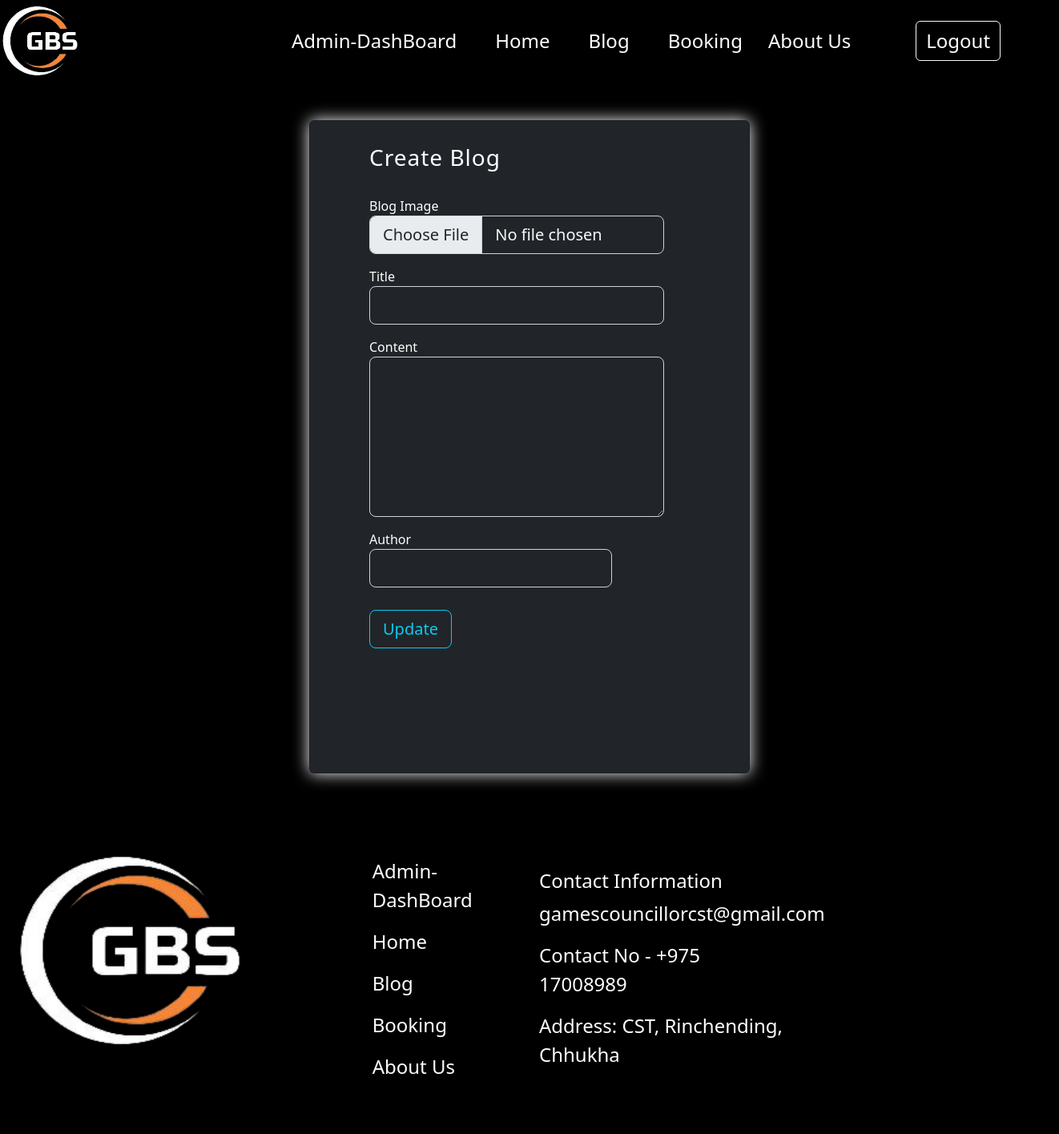
Before: /editBlog/3 (signed in) with the older database file.
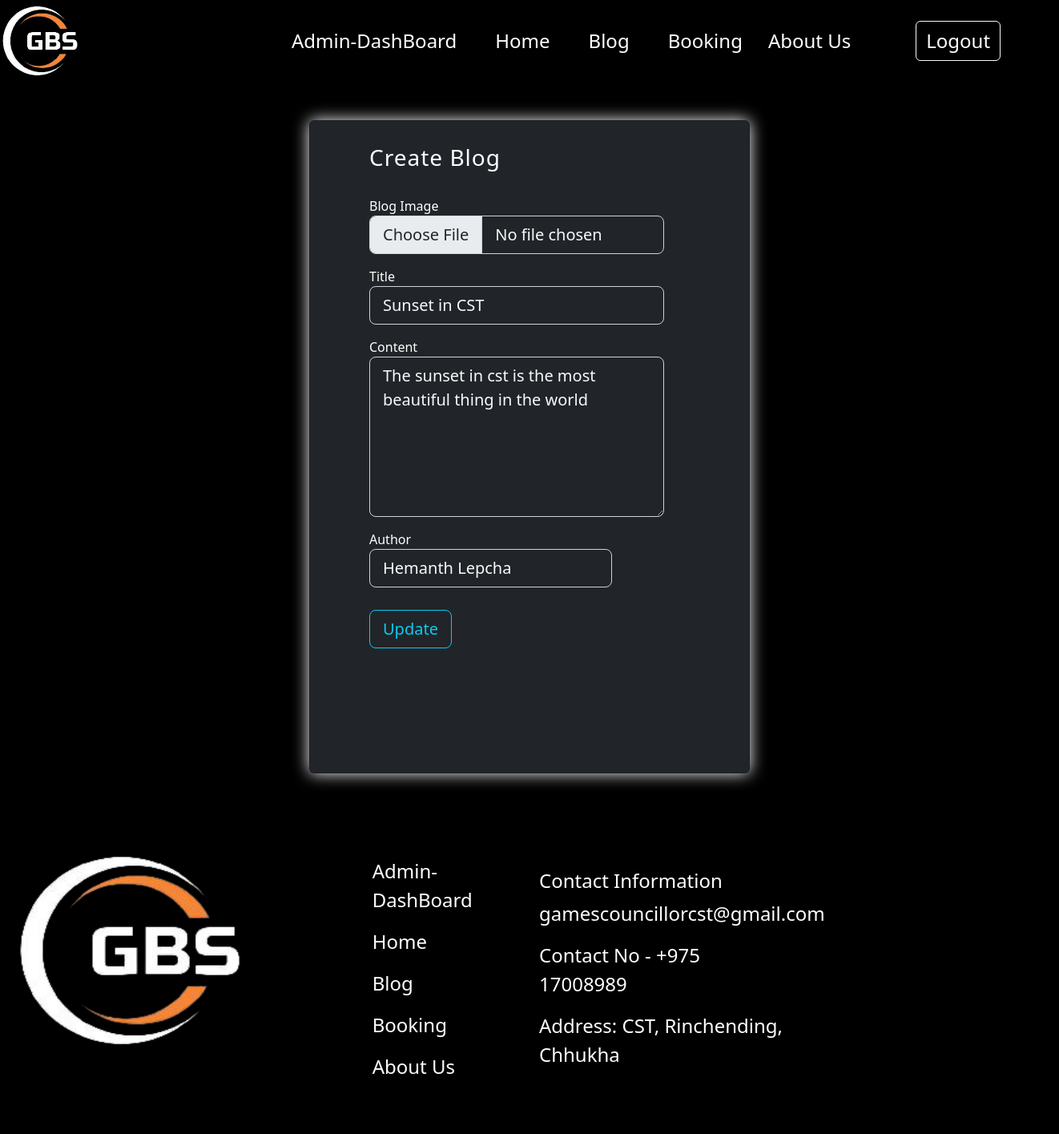
After: the same page with the newer database file.
### models.py (models this page shows, shortened)
class Blogs(db.Model):
    BId = db.Column(db.Integer, primary_key=True, autoincrement=True)
    title = db.Column(db.String(100), nullable=False)
    content = db.Column(db.Text, nullable=False)
    author = db.Column(db.String(100), nullable=False)
    image = db.Column(db.Text, nullable=False)
    mimetype = db.Column(db.Text, nullable=False)
    date_created = db.Column(db.DateTime, nullable=False, default=datetime.utcnow)

### app.py (the view, shortened to what this page needs)
@app.route('/editBlog/<int:id>',methods=['GET','POST'])
def editGivenBlog(id):
    if session['LogAs']=='Admin':
        form=f.BlogForm()
        _blog=Blogs.query.filter_by(BId=id).first()
        b={'blog':form}
        detail={'b':b,'bb':_blog}
        return render_template('editGivenBlog.html',data={'role_status': session['LogAs']},detail=detail)
    else:
        return redirect(url_for('login'))

### forms.py
class BlogForm(FlaskForm):
    upload = FileField('Blog Image', validators=[
        FileRequired(),
        FileAllowed(['jpg', 'png'], 'Images only!')
    ])
    title = StringField('Title', validators=[DataRequired()])
    content = TextAreaField('Content')
    author = StringField('Author', validators=[DataRequired()])
    submit = SubmitField('Create Blog')

### templates/editGivenBlog.html (shortened to what this page needs)
{%extends 'index.html' %}
{%block content%}
<div class="card bg-dark mx-auto my-5 py-5" style="width: 550px; box-shadow: 0 0 20px white;">
    <section class="">
      <div class="container col-12">
        <div class="row mx-auto">
          <div class="col-12 mx-auto my-4  text-black">
            <div class="d-flex align-items-center h-custom-2 mx-auto mt-3" style="width: 400px;">
              <form class="text-start" method="post" enctype="multipart/form-data" style="width: 23rem;">
                <h3 class="fw-normal mb-3 pb-3" style="letter-spacing: 1px;">Create Blog</h3>
                <div class="form-outline mb-3">
                  {{detail.b.blog.upload.label}}
                  {{detail.b.blog.upload(class="form-control bg-dark text-light form-control-lg")}}
                </div>
                <div class="form-outline mb-3">
                  {{detail.b.blog.title.label}}
                  {{detail.b.blog.title(class="form-control bg-dark text-light form-control-lg",value=detail.bb.title)}}
                </div>
                <div class="form-outline mb-3">
                    {{detail.b.blog.content.label}}
                    {% set f = detail.b.blog.content.process_data(detail.bb.content) %}
                    {{detail.b.blog.content(class="form-control bg-dark text-light form-control-lg" ,style="height: 200px")}}
                </div>
                <div class="row mb-3">
                  <div class="col-10">
                    <div class="form-outline">
                      {{detail.b.blog.author.label}}
                      {{detail.b.blog.author(class="form-control bg-dark text-light form-control-lg",value=detail.bb.author)}}
                    </div>
                  </div>
                </div>
                <div class="pt-1 mt-4 mb-4 text-start">
                  {{detail.b.blog.submit(class="btn btn-outline-info btn-lg btn-block",value='Update')}}
                </div>
              </form>
            </div>
          </div>
        </div>
      </div>
    </section>
  </div>
{%endblock%}

### templates/index.html (shortened to what this page needs)
<!DOCTYPE html>
<html lang="en">
<head>
  <link href="https://cdn.jsdelivr.net/npm/bootstrap@5.2.2/dist/css/bootstrap.min.css" rel="stylesheet">
  <link rel="stylesheet" href="{{url_for('static', filename='css/index.css')}}" />
</head>
<body style="background-color:black;">
  <div class="container-fluid p-0">
    <nav class="navbar fs-4 navbar-expand-lg navbar-dark p-0" style="background-color: rgba(0, 0, 0, 0)">
      <a class="navbar-brand" href="#"><img src="{{url_for('static',filename='img/gbsLogo.png')}}" height="50%"
          width="50%" ms-5 alt="" /></a>
      <div class="collapse navbar-collapse justify-content-evenly ps-5" id="navbarSupportedContent">
        <ul class="navbar-nav justify-content-center">
          {%if data.role_status=="Admin"%}
          <li class="nav-item px-lg-3 ">
            <a class="nav-link {{data.g}}" href="/gamesCouncillor-Dashboard">Admin-DashBoard</a>
          </li>
          {%endif%}
          <li class="nav-item px-lg-3">
            <a class="nav-link {{data.a}}" aria-current="page" href="/">Home</a>
          </li>
          <li class="nav-item px-lg-3">
            <a class="nav-link {{data.b}}" href="/blog">Blog</a>
          </li>
          <li class="nav-item px-lg-3">
            <a class="nav-link {{data.d}}" href="/booking">Booking</a>
          </li>
          <li class="nav-item">
            <a class="nav-link {{data.e}}" href="/aboutUs"> About Us </a>
          </li>
        </ul>
        <form action="" class="d-flex">
          <button class="nav-item {{data.f}} {{data.n}} btn btn-outline-light fs-4 ">
            {%if data.role_status=='User' or data.role_status=='Admin'%}
            <a href="/logout" class="nav-link ">Logout</a>
            {%else%}
            <a href="/login" class="nav-link ">Login</a>
            {%endif%}
          </button>
        </form>
      </div>
    </nav>
  </div>
  {%block content%}{%endblock%}
  <hr\>
    <div class="container-fluid bg-black text-bg-dark row m-0 p-0">
      <div class="col-lg-3 col-sm-12 text-sm-center py-sm-5">
        <a href="#" class=""><img src="{{url_for('static',filename='img/gbsLogo.png')}}" height="250px" width="300px"
            alt=""></a>
      </div>
      <div class="col-lg-2 offset-lg-1 offset-sm-5 col-sm-7 ps-4 py-sm-5 ">
        <nav class="nav flex-column text-bg-dark bg-transparent fs-4 " style="background-color: rgba(0, 0, 0, 0)">
          <ul class="navbar-nav">
            {%if data.role_status=="Admin"%}
            <li class="nav-item">
              <a class="nav-link nav-new" href="/gamesCouncillor-Dashboard">Admin-DashBoard</a>
            </li>
            {%elif data.role_status=='User'%}
            <li class="nav-item">
              <a class="nav-link nav-new" href="/User-Dashboard">DashBoard</a>
            </li>
            {%endif%}
            <li class="nav-item">
              <a class="nav-link nav-new active" aria-current="page" href="/">Home</a>
            </li>
            <li class="nav-item">
              <a class="nav-link nav-new" href="/blog">Blog</a>
            </li>
            <li class="nav-item">
              <a class="nav-link nav-new" href="/booking">Booking</a>
            </li>
            <li class="nav-item">
              <a class="nav-link nav-new" href="/aboutUs"> About Us </a>
            </li>
          </ul>
        </nav>
      </div>
      <div class="col-lg-3 col-md-12 col-sm-12 py-sm-5">
        <div class=" fs-4 mt-4 text-lg-start  text-sm-center">
          <h4>Contact Information</h4>
          <p>gamescouncillorcst@gmail.com</p>
          <p>Contact No - +975 17008989</p>
          <p>Address: CST, Rinchending, Chhukha</p>
        </div>
      </div>
      <div class="col-lg-3 col-sm-12 text-center py-sm-5 pe-3">
        <div class="col-9">
          <iframe
            src="https://www.google.com/maps/embed?pb=!1m18!1m12!1m3!1d3559.6775695543015!2d89.39180371499653!3d26.850205783154486!2m3!1f0!2f0!3f0!3m2!1i1024!2i768!4f13.1!3m3!1m2!1s0x39e3cb2c210e611d%3A0x44c5cb2cd32b18d4!2zQ29sbGVnZSBvZiBTY2llbmNlIGFuZCBUZWNobm9sb2d5IOC9muC9k-C8i-C9ouC9suC9guC8i-C9keC9hOC8i-C9oOC9leC-suC9tOC9o-C8i-C9ouC9suC9guC8i-C9mOC9kOC9vOC8i-C9ouC9suC9mOC8i-C9puC-s-C9vOC9luC8i-C9guC-suC-reC8jQ!5e0!3m2!1sen!2sbt!4v1665463941692!5m2!1sen!2sbt"
            width="400px" height="300px" style="border: 0" allowfullscreen="" loading="lazy"
></iframe>
        </div>
      </div>
    </div>
</body>
</html>

### static/css/index.css (style rules this page uses)
* { background-color: rgba(0, 0, 0, 0); color: white; }
@media (min-width: 1025px) { .h-custom-2 { height: 80%; } }
.nav-link { color: white; }
.nav { --bs-nav-link-hover-color: #e5760b; }

Changed rows visible on the page:
added Blogs: title "Sunset in CST", content "The sunset in cst is the most beautiful thing in the world", author "Hemanth Lepcha"
